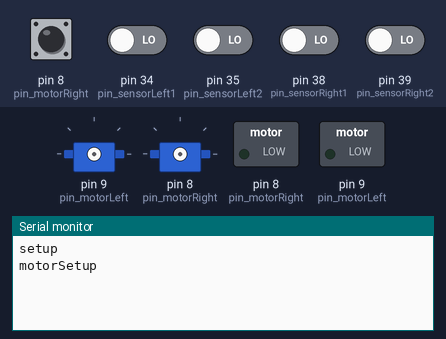
Simulated run of this sketch. Board: Arduino Mega 2560, built with avr-gcc and run on an emulated ATmega2560. Shown: 2 × servo, switched loads named in the sketch (green lamp = pin HIGH), the last lines printed to the serial monitor. The test bench sets the inputs (shaded band); at power-on: pin 8 (pin_motorRight), pin 34 (pin_sensorLeft1), pin 35 (pin_sensorLeft2), pin 38 (pin_sensorRight1), pin 39 (pin_sensorRight2) LOW.

Above: at 0.8 s.
0.9 s: pin 8 (pin_motorRight) pulled HIGH for 0.15 s
At 0.98 s:
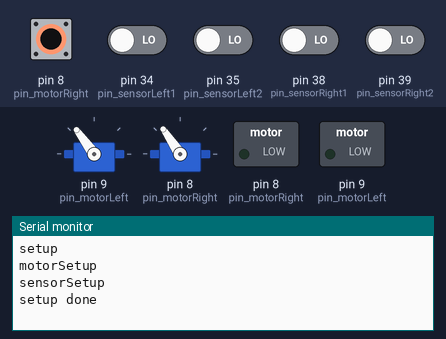
At 1.42 s:
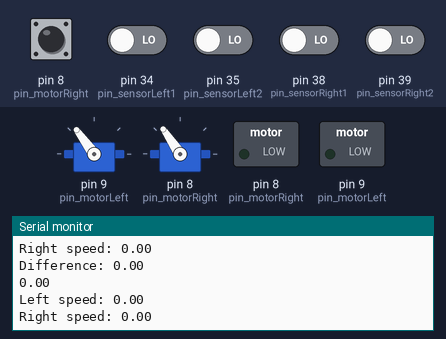

Measured:
- after the input at 0.9 s, the serial monitor: prints a new line at once (image 1)

The sketch:

Test_Reglering.ino
```cpp
#include <Servo.h>

#define pin_motorLeft 9
#define pin_motorRight 8
#define pin_sensorLeft1 34
#define pin_sensorLeft2 35
#define pin_sensorRight1 38
#define pin_sensorRight2 39
#define FULL_REVERSE 1000
#define MOTOR_BRAKE 1500
#define FULL_FORWARD 2000
#define FULL_ROTATION 144
#define HISTORY_SIZE 10
#define LOOP_DELAY 100

Servo motorLeft;
Servo motorRight;

byte sensorLeft1;
byte sensorLeft2;
byte sensorRight1;
byte sensorRight2;

signed long counterLeft = 0;
signed long counterRight = 0;

signed long lastLeft = 0;
signed long lastRight = 0;

signed long currentLeft = 0;
signed long currentRight = 0;

signed long historyLeft[HISTORY_SIZE] = {0};
signed long historyRight[HISTORY_SIZE] = {0};

String printString;

int uL = 1700;
int uR = 1690;
double error=0;              // felvärde
 int prevError=0;            // förgående felvärde
 int bv = 0;             // börvärde
 double P=0;                // P-regulator
 double I=0;                // I-regulator
 double D=0;                // D-regulator
 double kp=1;
 double Td=0;
 double Ti=0;
 double dT=0;
 int sum=0;               // summan av flera felvärden
 double u;                // nya styrvärdet

 int N =144;             // pulser per rotation
 int t =1;               // samplingstid
 double uV =0;              // hastighet för vänsterhjul
 double uH =0;              // hastighet för högerhjul
 double pi =3.14159265359;
 double omkrets=49;


void sensorLeft1Event(void);
void sensorLeft2Event(void);
void sensorRight1Event(void);
void sensorRight2Event(void);

void motorSetup() {
  Serial.println("motorSetup");
  //put motors in rest mode
  pinMode(pin_motorLeft, INPUT);
  pinMode(pin_motorRight, INPUT);
  while (digitalRead(pin_motorLeft) == 0 || digitalRead(pin_motorRight) == 0) {
    delayMicroseconds(100);
  }
  digitalWrite(pin_motorLeft, LOW);     //go low before switching to output mode
  digitalWrite(pin_motorRight, LOW);
  pinMode(pin_motorLeft, OUTPUT);
  pinMode(pin_motorRight, OUTPUT);
  delay(5);                             //wait for initialization
  //motors are ready to be attached
  motorLeft.attach(pin_motorLeft, FULL_REVERSE, FULL_FORWARD);
  motorRight.attach(pin_motorRight, FULL_REVERSE, FULL_FORWARD);
}

void sensorSetup() {
  Serial.println("sensorSetup");
  attachInterrupt(digitalPinToInterrupt(pin_sensorLeft1), sensorLeft1Event, CHANGE);
  attachInterrupt(digitalPinToInterrupt(pin_sensorLeft2), sensorLeft2Event, CHANGE);
  attachInterrupt(digitalPinToInterrupt(pin_sensorRight1), sensorRight1Event, CHANGE);
  attachInterrupt(digitalPinToInterrupt(pin_sensorRight2), sensorRight2Event, CHANGE);
  //set flags to correspond to wheels
  sensorLeft1 = digitalRead(pin_sensorLeft1);
  sensorLeft2 = digitalRead(pin_sensorLeft2);
  sensorRight1 = digitalRead(pin_sensorRight1);
  sensorRight2 = digitalRead(pin_sensorRight2);
}

void setup() {
  Serial.begin(9600);
  Serial.println("setup");
  motorSetup();
  motorLeft.writeMicroseconds(uL);
  motorRight.writeMicroseconds(uR);
  sensorSetup();
  Serial.println("setup done");
}

void loop() {
  //move history upwards
  for (int index = HISTORY_SIZE; index > 0; index--) {
    historyLeft[index - 1] = historyLeft[index - 2];
    historyRight[index - 1] = historyRight[index - 2];
  }

  //wait for exact time interval
  while (millis()%LOOP_DELAY != 0);

  //new history
  historyRight[0] = currentRight;
  historyLeft[0] = currentLeft;

  currentRight = counterRight;
  currentLeft = counterLeft;
  uV = (((2*pi*(currentLeft - historyLeft[9]))/(N/t))/(2*pi))*omkrets;
  uH = (((2*pi*(currentRight - historyRight[9]))/(N/t))/(2*pi))*omkrets;

 // uV = (((2*pi*counterLeft)/(N/t))/(2*pi))*omkrets;
 // uH = (((2*pi*counterRight)/(N/t))/(2*pi))*omkrets;

 // uV = counterLeft;
 //uH = counterRight;


  printString = "Left speed: ";
  printString.concat(uV);
  printString.concat("\nRight speed: ");
  printString.concat(uH);
  printString.concat("\nDifference: ");
  printString.concat(abs(uV - uH));
  printString.concat("\n");
  Serial.println(printString);

  //PID reglering

    error = uV - uH;
    sum = sum + error;
    P = kp*error;
   // I = (sum*(dT/Ti));
   // D = ((error-prevError)*(Td/dT));
    //prevError = error;

    u = P + I + D;

    if ( error > bv){
      uL = (uL - 1);
      uR = (uR + 1);
    }
    else if( error < bv){
      uL = (uL + 1);
      uR = (uR - 1);
    }

  Serial.println(u);

  motorLeft.writeMicroseconds(uL);
  motorRight.writeMicroseconds(uR);
  delay(1);
}

// Interrupt functions, used for input from Quadrature Encoders

void sensorLeft1Event() {
  sensorLeft1 = digitalRead(pin_sensorLeft1);
  if (sensorLeft1 == HIGH) {
    if (sensorLeft2 == LOW) counterLeft++;
    if (sensorLeft2 == HIGH) counterLeft--;
  }
  if (sensorLeft1 == LOW) {
    if (sensorLeft2 == HIGH) counterLeft++;
    if (sensorLeft2 == LOW) counterLeft--;
  }
}

void sensorLeft2Event() {
  sensorLeft2 = digitalRead(pin_sensorLeft2);
  if (sensorLeft2 == HIGH) {
    if (sensorLeft1 == HIGH) counterLeft++;
    if (sensorLeft1 == LOW) counterLeft--;
  }
  if (sensorLeft2 == LOW) {
    if (sensorLeft1 == LOW) counterLeft++;
    if (sensorLeft1 == HIGH) counterLeft--;
  }
}

void sensorRight1Event() {
  sensorRight1 = digitalRead(pin_sensorRight1);
  if (sensorRight1 == HIGH) {
    if (sensorRight2 == LOW) counterRight++;
    if (sensorRight2 == HIGH) counterRight--;
  }
  if (sensorRight1 == LOW) {
    if (sensorRight2 == HIGH) counterRight++;
    if (sensorRight2 == LOW) counterRight--;
  }
}

void sensorRight2Event() {
  sensorRight2 = digitalRead(pin_sensorRight2);
  if (sensorRight2 == HIGH) {
    if (sensorRight1 == HIGH) counterRight++;
    if (sensorRight1 == LOW) counterRight--;
  }
  if (sensorRight2 == LOW) {
    if (sensorRight1 == LOW) counterRight++;
    if (sensorRight1 == HIGH) counterRight--;
  }
}
```
